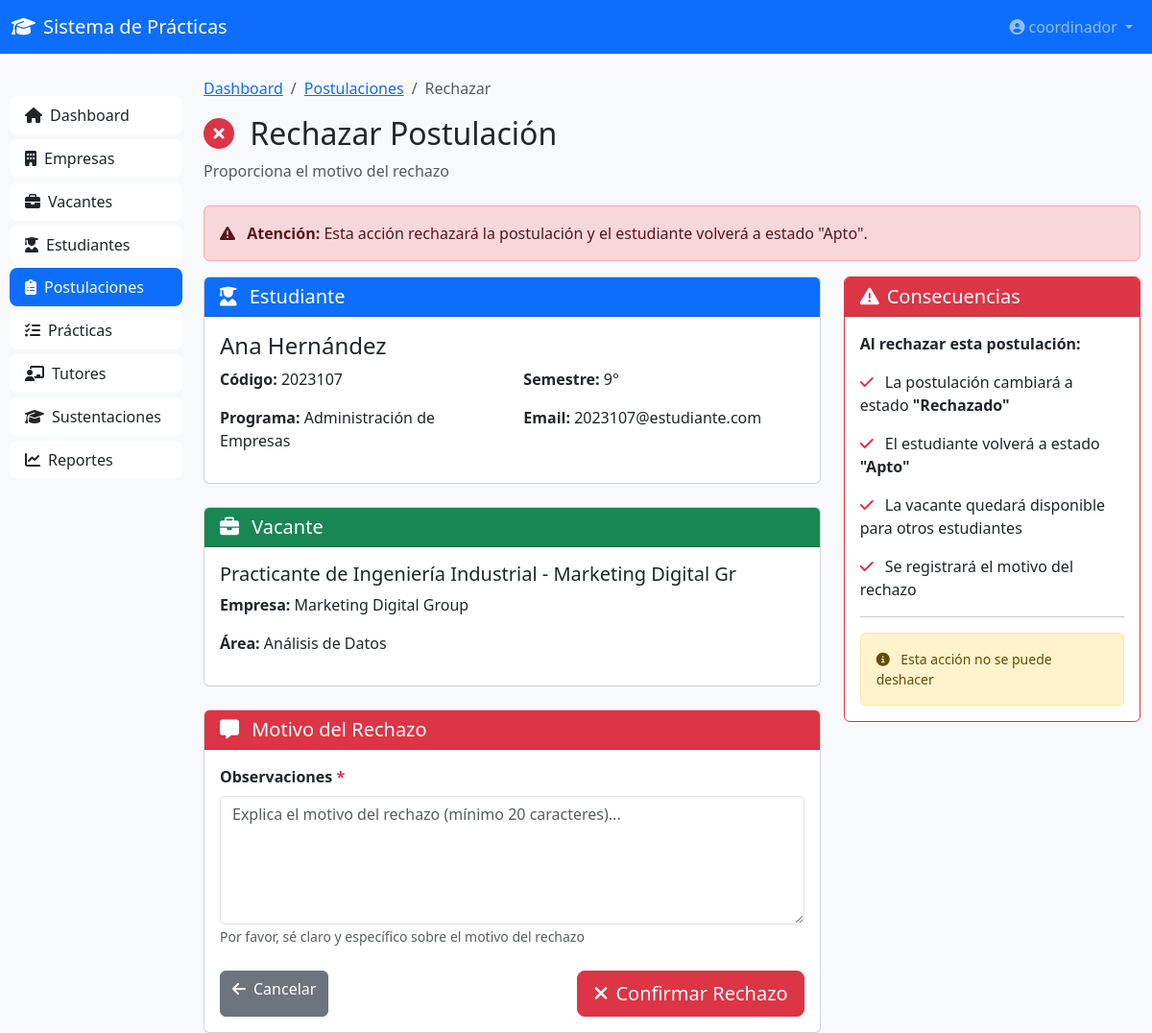
Page /postulaciones/3/rechazar/ (signed in) on the committed database.
### coordinacion/models.py (models this page shows, shortened)
class Postulacion(models.Model):
    ESTADO_CHOICES = [
        ('POSTULADO', 'Postulado'),
        ('SELECCIONADO', 'Seleccionado por Empresa'),
        ('RECHAZADO', 'Rechazado'),
        ('VINCULADO', 'Vinculado'),
    ]
    vacante = models.ForeignKey(Vacante, on_delete=models.CASCADE, related_name='postulaciones')
    estudiante = models.ForeignKey(Estudiante, on_delete=models.CASCADE, related_name='postulaciones')
    postulado_por = models.ForeignKey(Coordinador, on_delete=models.CASCADE, related_name='postulaciones_realizadas')
    estado = models.CharField(max_length=20, choices=ESTADO_CHOICES, default='POSTULADO')
    fecha_postulacion = models.DateTimeField(auto_now_add=True)
    fecha_respuesta = models.DateTimeField(blank=True, null=True)
    observaciones = models.TextField(blank=True, null=True)
    class Meta:
        verbose_name = 'Postulación'
        verbose_name_plural = 'Postulaciones'
        ordering = ['-fecha_postulacion']
        unique_together = ['vacante', 'estudiante']

class Estudiante(models.Model):
    ESTADO_CHOICES = [
        ('APTO', 'Apto para Práctica'),
        ('EN_PRACTICA', 'En Práctica'),
        ('FINALIZADO', 'Práctica Finalizada'),
        ('NO_APTO', 'No Apto'),
    ]
    user = models.OneToOneField(User, on_delete=models.CASCADE, related_name='estudiante')
    codigo = models.CharField(max_length=20, unique=True)
    nombre_completo = models.CharField(max_length=200)
    email = models.EmailField()
    telefono = models.CharField(max_length=20)
    programa_academico = models.CharField(max_length=200)
    semestre = models.IntegerField()
    hoja_vida = models.FileField(
        upload_to='estudiantes/hojas_vida/',
        validators=[FileExtensionValidator(['pdf'])],
        blank=True,
        null=True
    )
    estado = models.CharField(max_length=20, choices=ESTADO_CHOICES, default='APTO')
    promedio_academico = models.DecimalField(max_digits=3, decimal_places=2, blank=True, null=True)
    fecha_registro = models.DateTimeField(auto_now_add=True)
    class Meta:
        verbose_name = 'Estudiante'
        verbose_name_plural = 'Estudiantes'
        ordering = ['nombre_completo']

class Vacante(models.Model):
    ESTADO_CHOICES = [
        ('DISPONIBLE', 'Disponible'),
        ('OCUPADA', 'Ocupada'),
        ('CERRADA', 'Cerrada'),
    ]
    empresa = models.ForeignKey(Empresa, on_delete=models.CASCADE, related_name='vacantes')
    titulo = models.CharField(max_length=300)
    area_practica = models.CharField(max_length=200, help_text='Área propuesta por la empresa')
    descripcion = models.TextField()
    cantidad_cupos = models.IntegerField(default=1)
    cupos_ocupados = models.IntegerField(default=0)
    programa_academico = models.CharField(max_length=200)
    semestre_minimo = models.IntegerField()
    habilidades_requeridas = models.TextField(blank=True, null=True)
    horario = models.CharField(max_length=200)
    duracion_meses = models.IntegerField(default=6)
    estado = models.CharField(max_length=20, choices=ESTADO_CHOICES, default='DISPONIBLE')
    creada_por = models.ForeignKey(Coordinador, on_delete=models.CASCADE, related_name='vacantes_creadas')
    fecha_creacion = models.DateTimeField(auto_now_add=True)
    fecha_publicacion = models.DateTimeField(blank=True, null=True)
    fecha_cierre = models.DateTimeField(blank=True, null=True)
    class Meta:
        verbose_name = 'Vacante de Práctica'
        verbose_name_plural = 'Vacantes de Práctica'
        ordering = ['-fecha_creacion']

class Empresa(models.Model):
    ESTADO_CHOICES = [
        ('PENDIENTE', 'Pendiente de Aprobación'),
        ('APROBADA', 'Aprobada'),
        ('RECHAZADA', 'Rechazada'),
        ('INACTIVA', 'Inactiva'),
    ]
    razon_social = models.CharField(max_length=300)
    nit = models.CharField(max_length=20, unique=True)
    direccion = models.CharField(max_length=300)
    telefono = models.CharField(max_length=20)
    email = models.EmailField()
    ciudad = models.CharField(max_length=100)
    representante_nombre = models.CharField(max_length=200)
    representante_cargo = models.CharField(max_length=100)
    representante_email = models.EmailField()
    representante_telefono = models.CharField(max_length=20)
    camara_comercio = models.FileField(
        upload_to='empresas/documentos/',
        validators=[FileExtensionValidator(['pdf'])],
        blank=True,
        null=True
    )
    rut = models.FileField(
        upload_to='empresas/documentos/',
        validators=[FileExtensionValidator(['pdf'])],
        blank=True,
        null=True
    )
    estado = models.CharField(max_length=20, choices=ESTADO_CHOICES, default='PENDIENTE')
    fecha_registro = models.DateTimeField(auto_now_add=True)
    fecha_aprobacion = models.DateTimeField(blank=True, null=True)
    aprobada_por = models.ForeignKey(
        Coordinador,
        on_delete=models.SET_NULL,
        null=True,
        blank=True,
        related_name='empresas_aprobadas'
    )
    observaciones = models.TextField(blank=True, null=True)
    class Meta:
        verbose_name = 'Empresa Formadora'
        verbose_name_plural = 'Empresas Formadoras'
        ordering = ['-fecha_registro']

### coordinacion/views.py (the view, shortened to what this page needs)
# urls.py: path('postulaciones/<int:postulacion_id>/rechazar/', views.postulacion_rechazar, name='postulacion_rechazar'),
@login_required
def postulacion_rechazar(request, postulacion_id):
    postulacion = get_object_or_404(Postulacion, id=postulacion_id)
    context = {
        'postulacion': postulacion,
    }
    return render(request, 'coordinacion/postulaciones/rechazar.html', context)

### coordinacion/templates/coordinacion/postulaciones/rechazar.html (shortened to what this page needs)
{% extends 'coordinacion/base.html' %}
{% load static %}
{% block content %}
<nav class="navbar navbar-expand-lg navbar-dark bg-primary">
    <div class="container-fluid">
        <a class="navbar-brand" href="{% url 'coordinacion:dashboard' %}">
            <i class="fas fa-graduation-cap me-2"></i>Sistema de Prácticas
        </a>
        <div class="collapse navbar-collapse">
            <ul class="navbar-nav ms-auto">
                <li class="nav-item dropdown">
                    <a class="nav-link dropdown-toggle" href="#" role="button" data-bs-toggle="dropdown">
                        <i class="fas fa-user-circle me-1"></i>{{ request.user.username }}
                    </a>
                </li>
            </ul>
        </div>
    </div>
</nav>
<div class="container-fluid mt-4">
    <div class="row">
        <div class="col-md-3 col-lg-2 sidebar">
            <div class="list-group">
                <a href="{% url 'coordinacion:dashboard' %}" class="list-group-item list-group-item-action">
                    <i class="fas fa-home me-2"></i>Dashboard
                </a>
                <a href="{% url 'coordinacion:empresas_lista' %}" class="list-group-item list-group-item-action">
                    <i class="fas fa-building me-2"></i>Empresas
                </a>
                <a href="{% url 'coordinacion:vacantes_lista' %}" class="list-group-item list-group-item-action">
                    <i class="fas fa-briefcase me-2"></i>Vacantes
                </a>
                <a href="{% url 'coordinacion:estudiantes_lista' %}" class="list-group-item list-group-item-action">
                    <i class="fas fa-user-graduate me-2"></i>Estudiantes
                </a>
                <a href="{% url 'coordinacion:postulaciones_lista' %}" class="list-group-item list-group-item-action active">
                    <i class="fas fa-clipboard-list me-2"></i>Postulaciones
                </a>
                <a href="{% url 'coordinacion:practicas_lista' %}" class="list-group-item list-group-item-action">
                    <i class="fas fa-tasks me-2"></i>Prácticas
                </a>
                <a href="{% url 'coordinacion:tutores_lista' %}" class="list-group-item list-group-item-action">
                    <i class="fas fa-chalkboard-teacher me-2"></i>Tutores
                </a>
                <a href="{% url 'coordinacion:sustentaciones_lista' %}" class="list-group-item list-group-item-action">
                    <i class="fas fa-graduation-cap me-2"></i>Sustentaciones
                </a>
                <a href="{% url 'coordinacion:reportes_dashboard' %}" class="list-group-item list-group-item-action">
                    <i class="fas fa-chart-line me-2"></i>Reportes
                </a>
            </div>
        </div>
        <div class="col-md-9 col-lg-10">
            <nav aria-label="breadcrumb">
                <ol class="breadcrumb">
                    <li class="breadcrumb-item"><a href="{% url 'coordinacion:dashboard' %}">Dashboard</a></li>
                    <li class="breadcrumb-item"><a href="{% url 'coordinacion:postulaciones_lista' %}">Postulaciones</a></li>
                    <li class="breadcrumb-item active">Rechazar</li>
                </ol>
            </nav>
            <div class="mb-4">
                <h2>
                    <i class="fas fa-times-circle me-2 text-danger"></i>
                    Rechazar Postulación
                </h2>
                <p class="text-muted">Proporciona el motivo del rechazo</p>
            </div>
            <div class="alert alert-danger">
                <i class="fas fa-exclamation-triangle me-2"></i>
                <strong>Atención:</strong> Esta acción rechazará la postulación y el estudiante volverá a estado "Apto".
            </div>
            <div class="row g-4">
                <div class="col-lg-8">
                    <div class="card mb-4">
                        <div class="card-header bg-primary text-white">
                            <h5 class="mb-0">
                                <i class="fas fa-user-graduate me-2"></i>
                                Estudiante
                            </h5>
                        </div>
                        <div class="card-body">
                            <h4>{{ postulacion.estudiante.nombre_completo }}</h4>
                            <div class="row">
                                <div class="col-md-6">
                                    <p><strong>Código:</strong> {{ postulacion.estudiante.codigo }}</p>
                                    <p><strong>Programa:</strong> {{ postulacion.estudiante.programa_academico }}</p>
                                </div>
                                <div class="col-md-6">
                                    <p><strong>Semestre:</strong> {{ postulacion.estudiante.semestre }}°</p>
                                    <p><strong>Email:</strong> {{ postulacion.estudiante.email }}</p>
                                </div>
                            </div>
                        </div>
                    </div>
                    <div class="card mb-4">
                        <div class="card-header bg-success text-white">
                            <h5 class="mb-0">
                                <i class="fas fa-briefcase me-2"></i>
                                Vacante
                            </h5>
                        </div>
                        <div class="card-body">
                            <h5>{{ postulacion.vacante.titulo }}</h5>
                            <p><strong>Empresa:</strong> {{ postulacion.vacante.empresa.razon_social }}</p>
                            <p><strong>Área:</strong> {{ postulacion.vacante.area_practica }}</p>
                        </div>
                    </div>
                    <div class="card">
                        <div class="card-header bg-danger text-white">
                            <h5 class="mb-0">
                                <i class="fas fa-comment-alt me-2"></i>
                                Motivo del Rechazo
                            </h5>
                        </div>
                        <div class="card-body">
                            <form method="POST" id="rechazarForm">
                                <div class="mb-4">
                                    <label for="observaciones" class="form-label fw-bold">
                                        Observaciones <span class="text-danger">*</span>
                                    </label>
                                    <textarea
                                        class="form-control"
                                        id="observaciones"
                                        name="observaciones"
                                        rows="5"
                                        placeholder="Explica el motivo del rechazo (mínimo 20 caracteres)..."
                                        required
                                    ></textarea>
                                    <small class="text-muted">
                                        Por favor, sé claro y específico sobre el motivo del rechazo
                                    </small>
                                </div>
                                <div class="d-flex justify-content-between">
                                    <a href="{% url 'coordinacion:postulaciones_lista' %}" class="btn btn-secondary">
                                        <i class="fas fa-arrow-left me-2"></i>Cancelar
                                    </a>
                                    <button type="submit" class="btn btn-danger btn-lg">
                                        <i class="fas fa-times me-2"></i>Confirmar Rechazo
                                    </button>
                                </div>
                            </form>
                        </div>
                    </div>
                </div>
                <div class="col-lg-4">
                    <div class="card border-danger sticky-top" style="top: 20px;">
                        <div class="card-header bg-danger text-white">
                            <h5 class="mb-0">
                                <i class="fas fa-exclamation-triangle me-2"></i>Consecuencias
                            </h5>
                        </div>
                        <div class="card-body">
                            <p class="fw-bold mb-3">Al rechazar esta postulación:</p>
                            <ul class="list-unstyled">
                                <li class="mb-3">
                                    <i class="fas fa-check text-danger me-2"></i>
                                    La postulación cambiará a estado <strong>"Rechazado"</strong>
                                </li>
                                <li class="mb-3">
                                    <i class="fas fa-check text-danger me-2"></i>
                                    El estudiante volverá a estado <strong>"Apto"</strong>
                                </li>
                                <li class="mb-3">
                                    <i class="fas fa-check text-danger me-2"></i>
                                    La vacante quedará disponible para otros estudiantes
                                </li>
                                <li class="mb-3">
                                    <i class="fas fa-check text-danger me-2"></i>
                                    Se registrará el motivo del rechazo
                                </li>
                            </ul>
                            <hr>
                            <div class="alert alert-warning small mb-0">
                                <i class="fas fa-info-circle me-2"></i>
                                Esta acción no se puede deshacer
                            </div>
                        </div>
                    </div>
                </div>
            </div>
        </div>
    </div>
</div>
{% endblock %}

### coordinacion/templates/coordinacion/css/style.css (style rules this page uses)
:root { --primary-color: #0d6efd; --secondary-color: #6c757d; --success-color: #198754; --danger-color: #dc3545; --warning-color: #ffc107; --info-color: #0dcaf0; }
body { font-family: 'Segoe UI', Tahoma, Geneva, Verdana, sans-serif; background-color: #f8f9fa; }
.sidebar { background-color: #f8f9fa; min-height: calc(100vh - 56px); padding: 20px 10px; }
.sidebar .list-group-item { border: none; border-radius: 8px; margin-bottom: 5px; }
.sidebar .list-group-item.active { background-color: var(--primary-color); color: white; }

### rows in the picture
Postulacion: estudiante.nombre_completo "Ana Hernández", estudiante.codigo "2023107", estudiante.programa_academico "Administración de Empresas", estudiante.semestre "9", estudiante.email "2023107@estudiante.com", vacante.titulo "Practicante de Ingeniería Industrial - Marketing Digital Gr", vacante.empresa.razon_social "Marketing Digital Group", vacante.area_practica "Análisis de Datos"

### other values in the picture
{{ request.user.username }} "coordinador"
